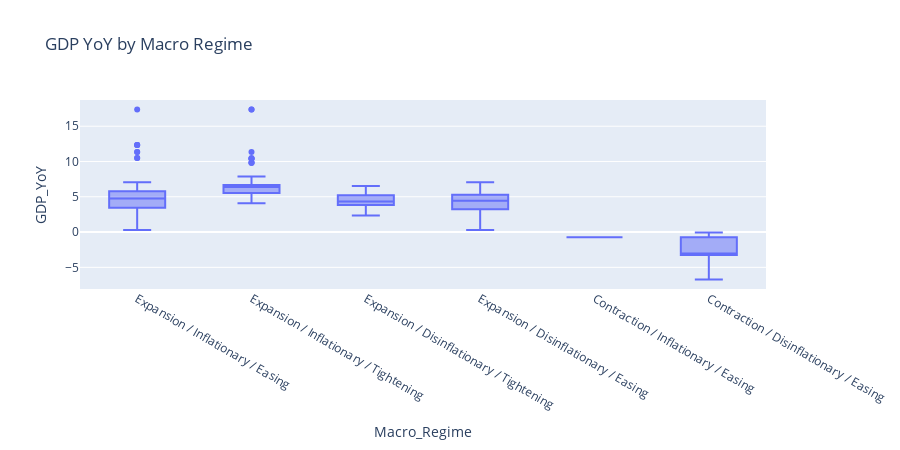

The notebook cell saved with this chart:
### Code cell
# Metric by regime

fig = px.box(
    plot_df,
    x="Macro_Regime",
    y="GDP_YoY",
    title="GDP YoY by Macro Regime",
    points="outliers"
)

fig.update_layout(height=450)
fig.show()

### Figure 1 — Plotly figure (JSON) as saved in the notebook; plotly's stock layout.template omitted (floating-point values rounded to 4 significant figures; data arrays with more than 128 entries replaced by an {"elided": "..."} marker saying what was removed)
{"data": [{"alignmentgroup": "True", "boxpoints": "outliers", "hovertemplate": "Macro_Regime=%{x}<br>GDP_YoY=%{y}<extra></extra>", "legendgroup": "", "marker": {"color": "#636efa"}, "name": "", "notched": false, "offsetgroup": "", "orientation": "v", "showlegend": false, "type": "box", "x": {"elided": "419 str values"}, "x0": " ", "xaxis": "x", "y": {"elided": "419 float values"}, "y0": " ", "yaxis": "y"}], "layout": {"boxmode": "group", "height": 450, "legend": {"tracegroupgap": 0}, "title": {"text": "GDP YoY by Macro Regime"}, "xaxis": {"anchor": "y", "domain": [0, 1], "title": {"text": "Macro_Regime"}}, "yaxis": {"anchor": "x", "domain": [0, 1], "title": {"text": "GDP_YoY"}}}}
